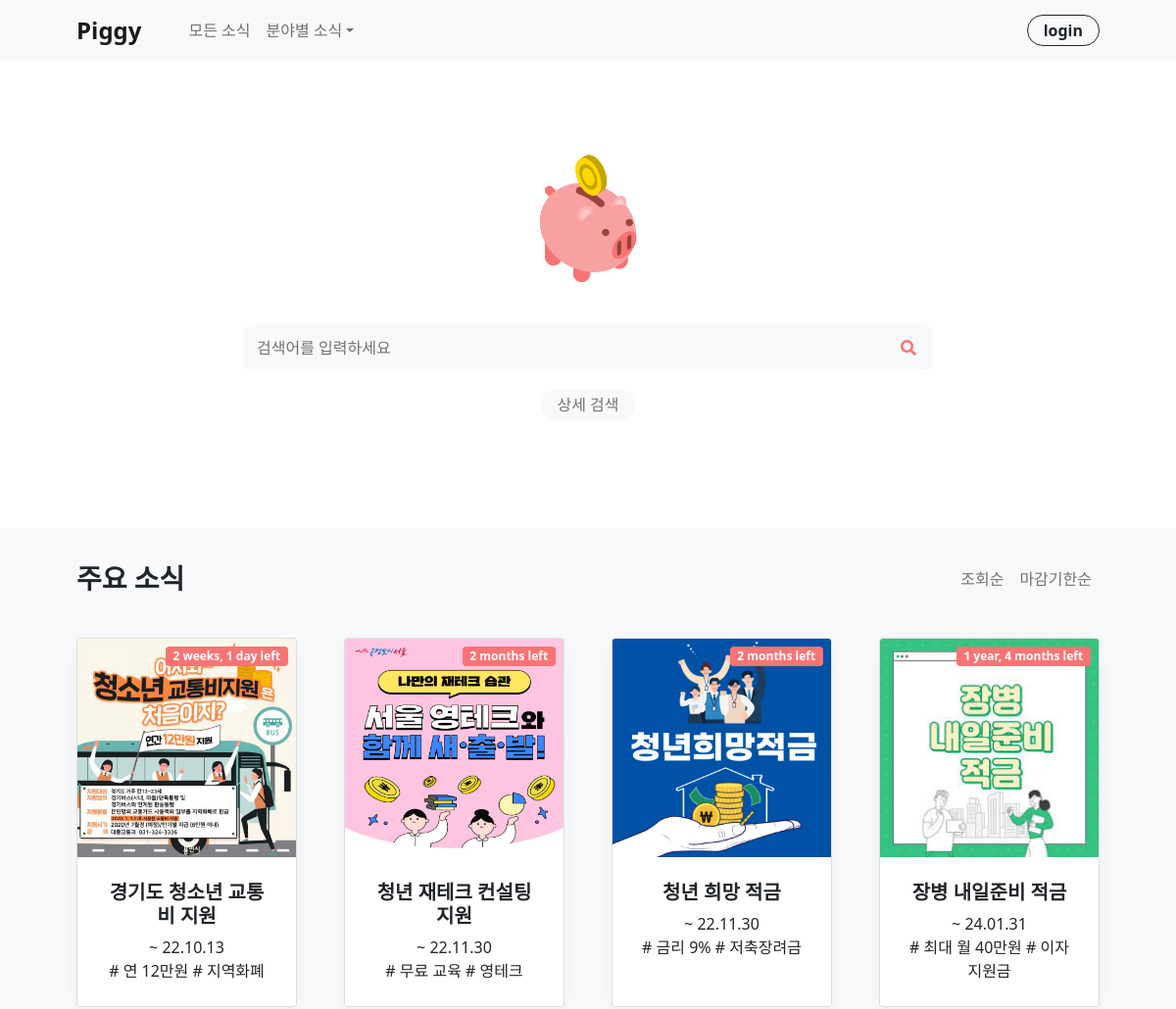
The app's page / (upper part), older data.
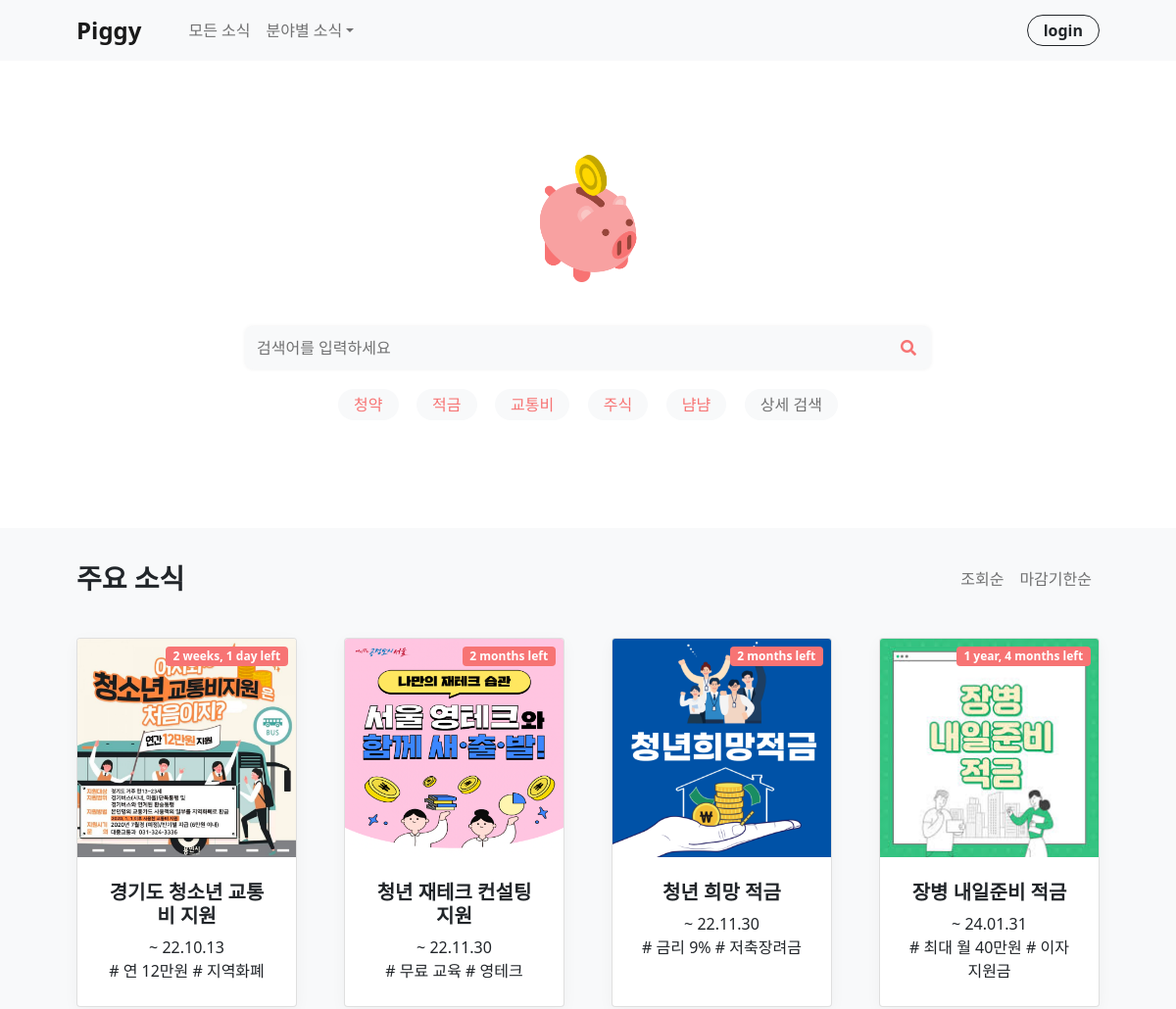
The same page, newer data.
### posts/models.py (models this page shows, shortened)
class Post(models.Model):
    TargetChoices = (
        ("청년", "청년"),
        ("미성년자", "미성년자"),
        ("대학생", "대학생"),
        ("직장인", "직장인"),
        ("군인", "군인"),
        ("기혼", "기혼"),
        ("무주택자", "무주택자"),
        ("장애인", "장애인"),
        ("국가유공자", "국가유공자")
    )
    CategoryChoices = (
        ("지원 정책", "지원 정책"),
        ("금융 상품", "금융 상품"),
        ("주간 소식", "주간 소식")
    )
    IncomeChoices = (
        ('무소득', '무소득'),
        ('1~100만원', '1~100만원'),
        ('101~200만원', '101~200만원'),
        ('201~300만원', '201~300만원'),
        ('301만원~400만원', '301만원~400만원'),
        ('401만원초과', '401만원초과')
    )
    title = models.CharField(max_length=30)
    end_date = models.DateField(blank=True, null=True)
    subhead = models.CharField(max_length=20)
    photo = models.ImageField(blank=True, null=True, upload_to='post_photo')
    body = models.TextField()
    min_age = models.PositiveIntegerField(blank=True, null=True)
    max_age = models.PositiveIntegerField(blank=True, null=True)
    category = models.CharField(max_length=20, choices=CategoryChoices, default="지원 정책")
    loc1 = models.CharField(max_length=10, blank=True, null=True) # (일단 입력하는 방식으로 대체) 서울시, 경기도, 인천시, 강원도, 충청북도, 충청남도, 전라북도, 전라남도, 경상북도, 경상남도, 부산시, 대구시, 울산시, 제주도
    loc2 = models.CharField(max_length=10, blank=True, null=True) # 강남구, 강동구 ...
    target = MultiSelectField(max_length=60, choices=TargetChoices, default="청년", blank=True, null=True)
    income = MultiSelectField(max_length=60, choices=IncomeChoices, default="무소득", blank=True, null=True)
    count = models.PositiveBigIntegerField(default=0) # 조회수

class Tag(models.Model):
    keyword = models.CharField(max_length=10)

### posts/views.py (the view, shortened to what this page needs)
# urls.py: path('', views.home, name='home'),
def home(request):
    posts = Post.objects.all()
    kw_tags = Tag.objects.all()
    return render(request, 'index.html', {'posts':posts, 'kw_tags':kw_tags})

### posts/templates/index.html (shortened to what this page needs)
{% extends "base.html" %}
{% block contents %}
<header class="py-5">
    <div class="container px-4 px-lg-5 my-5">
        <div class="text-center">
            <img class="main-img" src="../static/assets/piggy-bank.png" width="130px">
            <div class="search">
                <form id="searchForm" method="GET" action="{% url 'search-list' %}">
                <div class="search-box">
                    <input class="search-txt" type="text" id="search_kw" placeholder="검색어를 입력하세요">
                    <i class="fas fa-search" id="btn_search"></i>
                </form>
            </div>
                <div class="search-tag">
                    {% for tag in kw_tags %}
                        <a class="tag" href="{% url 'tag-search-list' tag.id %}">{{ tag.keyword }}</a>
                    {% endfor %}
                    <a class="tag font-gray" href="{% url 'search-list' %}">상세 검색</a>
                </div>
            </div>
        </div>
</header>
<section class="py-4 bg-light">
    <div class="navbar navbar-expand-lg navbar-light">
        <div class="container px-4 px-lg-5">
            {% if user.is_authenticated %}
            <h3 class="fw-bolder">{{ user.username }}님을 위한 맞춤 소식</h3>
            {% else %}
            <h3 class="fw-bolder">주요 소식</h3>
            {% endif %}
            <ul class="navbar-nav mb-2 ms-lg-4">
                <li class="nav-item"><a class="nav-link" href="#!">조회순</a></li>
                <li class="nav-item"><a class="nav-link" href="#!">마감기한순</a></li>
            </ul>
        </div>
        </div>
    <div class="container px-4 px-lg-5 mt-4">
        <div class="row gx-4 gx-lg-5 row-cols-2 row-cols-md-3 row-cols-xl-4 justify-content-center">
        {% for post in posts %}
            <div class="col mb-5 none-a">
                <a class="card h-100" href="{% url 'post-detail' post.id %}">
                    {% if post.end_date %}
                        <div class="badge bg-pink text-white position-absolute" style="top: 0.5rem; right: 0.5rem">{{ post.end_date|timeuntil }} left</div>
                    {% endif %}
                    <img class="card-img-top" src="{{ post.photo.url }}" alt="..."/>
                    <div class="card-body p-4">
                        <div class="text-center">
                            <h5 class="fw-bolder">{{ post.title }}</h5>
                            {% if post.end_date %}
                                ~ {{ post.end_date|date:"y.m.d" }} </br>
                            {% elif post.category == '주간 소식' %}
                                주간 소식 </br>
                            {% else %}
                                상시 </br>
                            {% endif %}
                            {{ post.subhead }}
                        </div>
                    </div>
                </a>
            </div>
        {% endfor %}
        </div>
    </div>
</section>
{% endblock %}

Row changes from the older to the newer data that the page shows:
added Tag: keyword "청약"
added Tag: keyword "적금"
added Tag: keyword "교통비"
added Tag: keyword "주식"
added Tag: keyword "냠냠"
